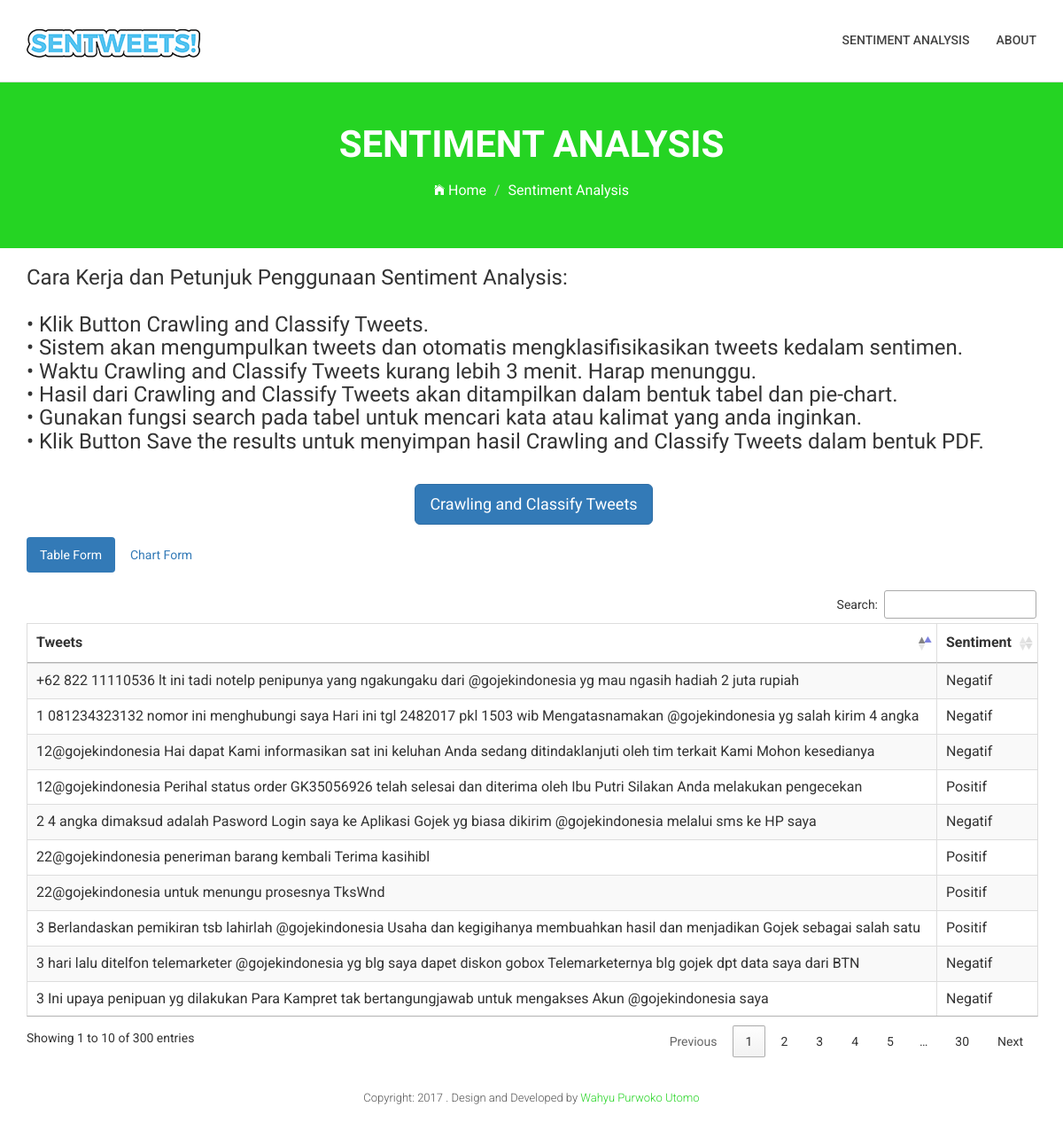
Page /tweets/ on the earlier database version.
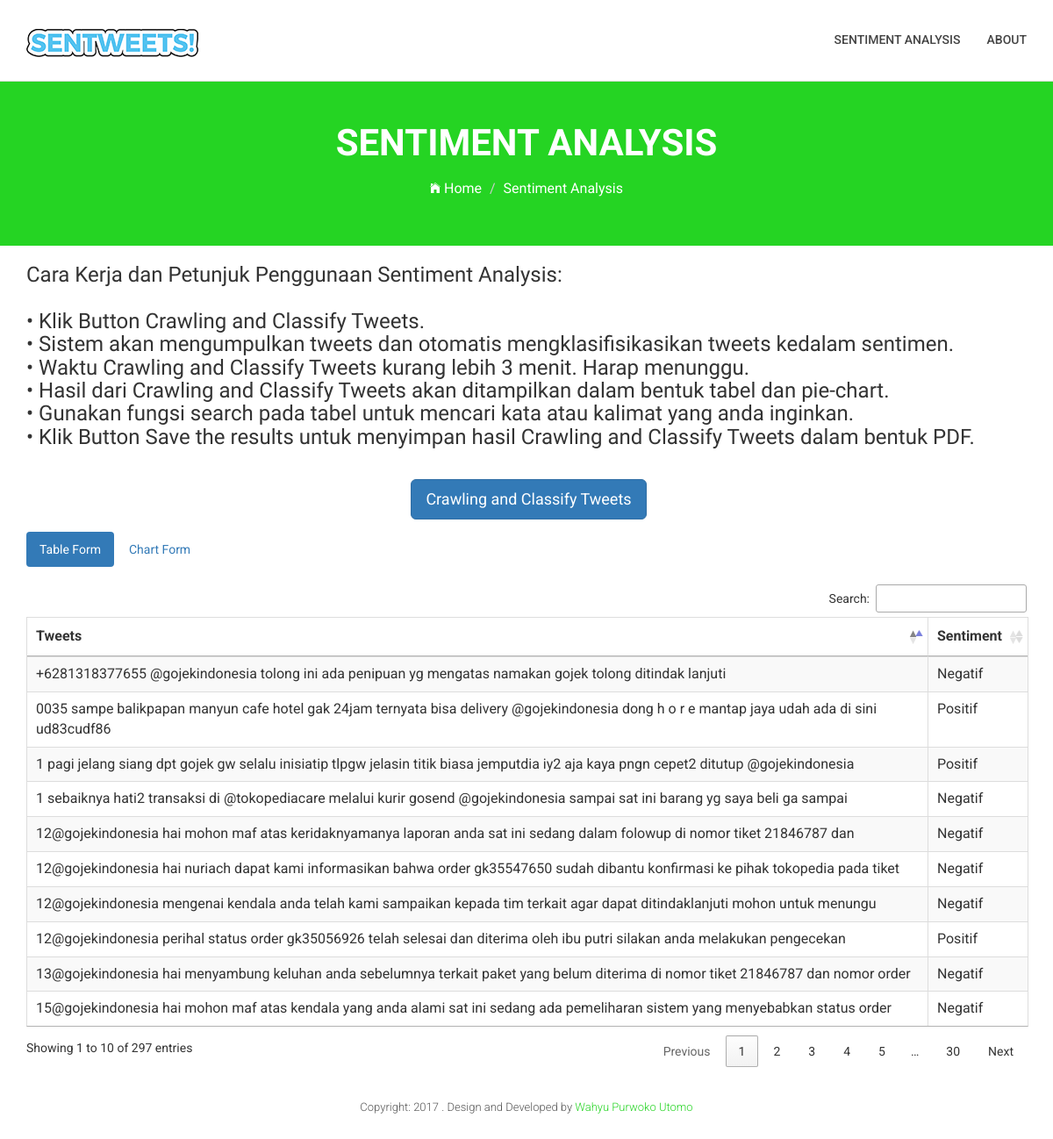
Same page on the later database version.
### blog/models.py (models this page shows)
class Result(models.Model):
    sentiment = models.TextField(max_length=250)
    classification = models.CharField(max_length=10)

### blog/views.py (the view, shortened to what this page needs)
# urls.py: url(r'^tweets/$', views.get_tweets, name='get_tweets'),
def get_tweets(request):
    return render(request, 'blog/classify.html', {'obj': Result.objects.all()})

### blog/templates/blog/classify.html (shortened to what this page needs)
{% extends 'blog/base.html' %}
{% load staticfiles %}
        {% block content %}
        <section class="global-page-header">
            <div class="container">
                <div class="row">
                    <div class="col-md-12">
                        <div class="block">
                            <h2>Sentiment Analysis</h2>
                            <ol class="breadcrumb">
                                <li>
                                    <a href="{% url 'home' %}">
                                        <i class="ion-ios-home"></i>
                                        Home
                                    </a>
                                </li>
                                <li class="active">Sentiment Analysis</li>
                            </ol>
                        </div>
                    </div>
                </div>
            </div>
        </section>
        <section id="company-description">
        <div class="vertical-center sun">
            <div class="container">
                <div class="row">
                    <div class="col-sm-12">
                        <div class="action">
                            <h3>Cara Kerja dan Petunjuk Penggunaan Sentiment Analysis:<br><br>
•   Klik Button Crawling and Classify Tweets.<br>
•   Sistem akan mengumpulkan tweets dan otomatis mengklasifisikasikan tweets kedalam sentimen.<br>
•   Waktu Crawling and Classify Tweets kurang lebih 3 menit. Harap menunggu.<br>
•   Hasil dari Crawling and Classify Tweets akan ditampilkan dalam bentuk tabel dan pie-chart.<br>
•   Gunakan fungsi search pada tabel untuk mencari kata atau kalimat yang anda inginkan.<br>
•   Klik Button Save the results untuk menyimpan hasil Crawling and Classify Tweets dalam bentuk PDF.<br></h3>
                        <form action="/tweets/" method="post">{% csrf_token %}
                            <div class="text-center">
                                <button style="margin-left: 5px; margin-top: 25px;" class="btn btn-lg btn-primary">Crawling and Classify Tweets</button>
                            </div>
                        </form>
                        </div>
                        <div class="action">
                            <div id="analysis-result">
                                <ul class="nav nav-pills">
                                    <li class="active"><a data-toggle="pill" href="#home">Table Form</a></li>
                                    <li><a data-toggle="pill" href="#menu1">Chart Form</a></li>
                                </ul>
                                <div class="tab-content">
                                    <div id="home" class="tab-pane fade in active"><br>
                                        <table id="example" class="table table-bordered table-striped" cellspacing="0" width="100%">
                                          <thead>
                                            <tr>
                                                <th class="text-center">Tweets</th>
                                                <th class="text-center">Sentiment</th>
                                            </tr>
                                          </thead>
                                            <tbody>
                                            {% for item in obj %}
                                                <tr>
                                                    <td>{{ item.sentiment }}</td>
                                                    <td>{{ item.classification }}</td>
                                                </tr>
                                            {% endfor %}
                                            </tbody>
                                        </table>
                                    </div>
                                </div>
                            </div>
                        </div>
                    </div>
                </div>
            </div>
        </div>
    </section>
    {% endblock %}

### blog/templates/blog/base.html (shortened to what this page needs)
{% load staticfiles %}
<html class="no-js">
    <head>
        <link rel="stylesheet" href="{%static 'css/bootstrap.min.css' %}">
        <link rel="stylesheet" href="{%static 'css/ionicons.min.css' %}">
        <link rel="stylesheet" href="{%static 'css/animate.css' %}">
        <link rel="stylesheet" href="{%static 'css/slider.css' %}">
        <link rel="stylesheet" href="{%static 'css/owl.carousel.css' %}">
        <link rel="stylesheet" href="{%static 'css/owl.theme.css' %}">
        <link rel="stylesheet" href="{%static 'css/jquery.fancybox.css' %}">
        <link rel="stylesheet" href="{%static 'css/main.css' %}">
        <link rel="stylesheet" href="{%static 'css/responsive.css' %}">
        <link rel="stylesheet" type="text/css" href="{%static 'css/jquery.dataTables.css' %}" >
        <link rel="stylesheet" type="text/css" href="{%static 'css/dataTables.bootstrap.css' %}" >
        <link rel="stylesheet" type="text/css" href="https://cdn.datatables.net/1.10.16/css/jquery.dataTables.min.css">
        <link rel="stylesheet" type="text/css" href="https://cdn.datatables.net/buttons/1.4.1/css/buttons.dataTables.min.css">
    </head>
    <body>
        <header id="top-bar" class="navbar-fixed-top animated-header">
            <div class="container">
                <div class="navbar-header">
                    <div class="navbar-brand">
                        <a href="{% url 'home' %}" >
                            <img src="{%static 'images/logo3.png' %}" alt="">
                        </a>
                    </div>
                </div>
                <nav class="collapse navbar-collapse navbar-right" role="navigation">
                    <div class="main-menu">
                        <ul class="nav navbar-nav navbar-right">
                            <li><a href="{% url 'classify' %}">Sentiment Analysis</a></li>
                            <li><a href="{% url 'about' %}">About</a></li>
                        </ul>
                    </div>
                </nav>
            </div>
        </header>
        {% block content %}
        {% endblock %}
            <footer id="footer">
                <div class="container">
                        <div class="text-center">
                        <p class="copyright">Copyright: <span>2017</span> . Design and Developed by <a href="http://www.about.me/wahyuwee">Wahyu Purwoko Utomo</a></p>
                    </div>
                </div>
            </footer>
        </body>
    </html>

### blog/static/css/main.css (style rules this page uses)
body { font-family: 'Roboto', sans-serif; }
h1, h2, h3, h4, h5, h6 { font-family: 'Roboto Condensed', sans-serif; }
p { font-family: 'Roboto', sans-serif; line-height: 22px; font-size: 16px; font-weight: 300; }
ul { padding-left: 0; }
ul li { list-style: none; }
h2 { font-size: 26px; }
.navbar-header .navbar-brand { padding: 5px 0; }
.navbar-header .navbar-brand a { height: auto; display: inline-block; margin-top: 8px; }
#top-bar { background: #fff; color: #fff; -webkit-transition: all 0.2s ease-out 0s; transition: all 0.2s ease-out 0s; padding: 15px 0; -webkit-box-shadow: 0 0 3px 0 rgba(0, 0, 0, 0.1); box-shadow: 0 0 3px 0 rgba(0, 0, 0, 0.1); border-bottom: 1px solid #dedede; }
#top-bar.animated-header { padding: 20px 0; background: #ffffff; box-shadow: none; }
#top-bar .main-menu li > a { color: #444; }
#top-bar .main-menu li { position: relative; }
#top-bar .main-menu li a { font-size: 14px; font-weight: 500; border-bottom: 2px solid transparent; -webkit-transition: .3s all; -o-transition: .3s all; transition: .3s all; text-transform: uppercase; }
#footer { background: #fff; padding: 25px 0; color: #555; }
#footer .copyright { font-size: 13px; margin-bottom: 0; margin-top: 10px; }
#footer .copyright a { color: #25d423; }
.global-page-header { background-attachment: fixed; background-size: cover; padding: 120px 0 25px 0; position: relative; background: #25d423; color: #fff; }
.global-page-header h2 { font-size: 42px; font-weight: bold; color: #fff; text-transform: uppercase; }
.global-page-header .breadcrumb { background: none; font-size: 16px; padding: 8px 0; }
.global-page-header .breadcrumb .active { color: #fff; }
.global-page-header .breadcrumb li a { color: #fff; }
.global-page-header .block { position: relative; z-index: 99; text-align: center; }

Differences in the rows shown:
removed Result: sentiment "22@gojekindonesia peneriman barang kembali Terima kasihibl", classification "Positif"
removed Result: sentiment "12@gojekindonesia Perihal status order GK35056926 telah selesai dan diterima oleh Ibu Putri Silakan Anda melakukan pengecekan", classification "Positif"
removed Result: sentiment "3 Berlandaskan pemikiran tsb lahirlah @gojekindonesia Usaha dan kegigihanya membuahkan hasil dan menjadikan Gojek sebagai salah satu", classification "Positif"
removed Result: sentiment "22@gojekindonesia untuk menungu prosesnya TksWnd", classification "Positif"
removed Result: sentiment "12@gojekindonesia Hai dapat Kami informasikan sat ini keluhan Anda sedang ditindaklanjuti oleh tim terkait Kami Mohon kesedianya", classification "Negatif"
removed Result: sentiment "+62 822 11110536 lt ini tadi notelp penipunya yang ngakungaku dari @gojekindonesia yg mau ngasih hadiah 2 juta rupiah", classification "Negatif"
removed Result: sentiment "3 Ini upaya penipuan yg dilakukan Para Kampret tak bertangungjawab untuk mengakses Akun @gojekindonesia saya", classification "Negatif"
removed Result: sentiment "2 4 angka dimaksud adalah Pasword Login saya ke Aplikasi Gojek yg biasa dikirim @gojekindonesia melalui sms ke HP saya", classification "Negatif"
removed Result: sentiment "1 081234323132 nomor ini menghubungi saya Hari ini tgl 2482017 pkl 1503 wib Mengatasnamakan @gojekindonesia yg salah kirim 4 angka", classification "Negatif"
removed Result: sentiment "3 hari lalu ditelfon telemarketer @gojekindonesia yg blg saya dapet diskon gobox Telemarketernya blg gojek dpt data saya dari BTN", classification "Negatif"
added Result: sentiment "1 pagi jelang siang dpt gojek gw selalu inisiatip tlpgw jelasin titik biasa jemputdia iy2 aja kaya pngn cepet2 ditutup @gojekindonesia", classification "Positif"
added Result: sentiment "13@gojekindonesia hai menyambung keluhan anda sebelumnya terkait paket yang belum diterima di nomor tiket 21846787 dan nomor order", classification "Negatif"
added Result: sentiment "12@gojekindonesia mengenai kendala anda telah kami sampaikan kepada tim terkait agar dapat ditindaklanjuti mohon untuk menungu", classification "Negatif"
added Result: sentiment "12@gojekindonesia hai nuriach dapat kami informasikan bahwa order gk35547650 sudah dibantu konfirmasi ke pihak tokopedia pada tiket", classification "Negatif"
added Result: sentiment "12@gojekindonesia hai mohon maf atas keridaknyamanya laporan anda sat ini sedang dalam folowup di nomor tiket 21846787 dan", classification "Negatif"
added Result: sentiment "1 sebaiknya hati2 transaksi di @tokopediacare melalui kurir gosend @gojekindonesia sampai sat ini barang yg saya beli ga sampai", classification "Negatif"
added Result: sentiment "15@gojekindonesia hai mohon maf atas kendala yang anda alami sat ini sedang ada pemeliharan sistem yang menyebabkan status order", classification "Negatif"
added Result: sentiment "+6281318377655 @gojekindonesia tolong ini ada penipuan yg mengatas namakan gojek tolong ditindak lanjuti", classification "Negatif"
added Result: sentiment "0035 sampe balikpapan manyun cafe hotel gak 24jam ternyata bisa delivery @gojekindonesia dong h o r e mantap jaya udah ada di sini ud83cudf86", classification "Positif"
added Result: sentiment "12@gojekindonesia perihal status order gk35056926 telah selesai dan diterima oleh ibu putri silakan anda melakukan pengecekan", classification "Positif"
Other differences:
text written by a page script: "Search: Showing 1 to 10 of 300 entries Previous 1 2 3 4 5 … 30 Next" → "Search: Showing 1 to 10 of 297 entries Previous 1 2 3 4 5 … 30 Next"
